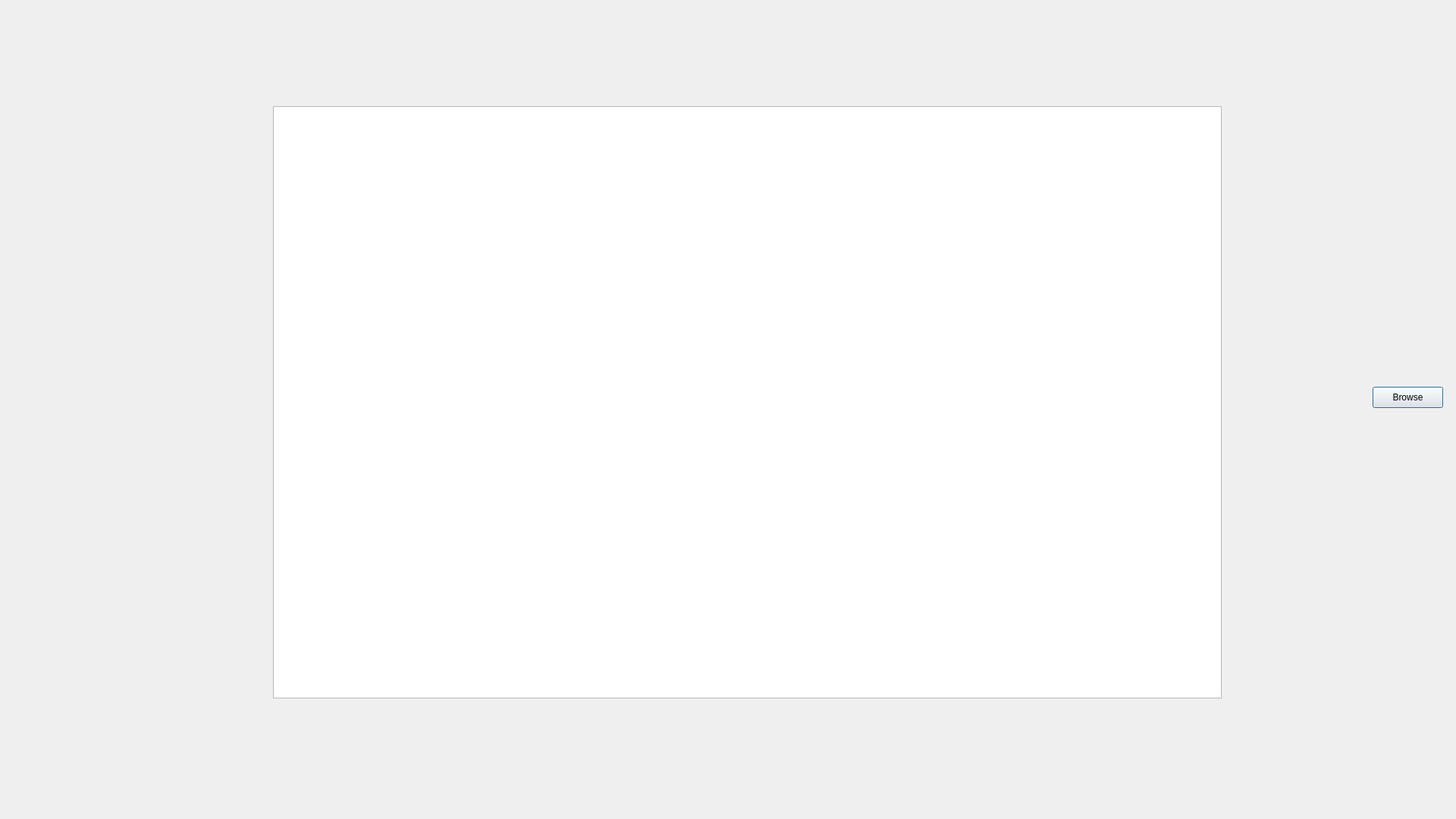
<?xml version="1.0" encoding="UTF-8"?>
<ui version="4.0">
 <class>Dialog</class>
 <widget class="QDialog" name="Dialog">
  <property name="geometry">
   <rect>
    <x>0</x>
    <y>0</y>
    <width>1920</width>
    <height>1080</height>
   </rect>
  </property>
  <property name="minimumSize">
   <size>
    <width>1920</width>
    <height>500</height>
   </size>
  </property>
  <property name="windowTitle">
   <string>Dialog</string>
  </property>
  <widget class="QGraphicsView" name="graphicsView">
   <property name="geometry">
    <rect>
     <x>360</x>
     <y>140</y>
     <width>1251</width>
     <height>781</height>
    </rect>
   </property>
  </widget>
  <widget class="QPushButton" name="browseFileSelect">
   <property name="geometry">
    <rect>
     <x>1810</x>
     <y>510</y>
     <width>93</width>
     <height>28</height>
    </rect>
   </property>
   <property name="text">
    <string>Browse</string>
   </property>
  </widget>
 </widget>
 <resources/>
 <connections/>
</ui>
